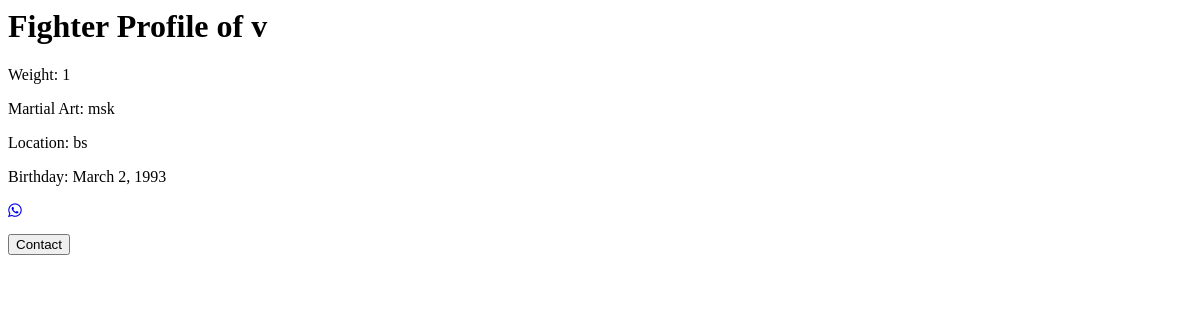
Before: /SparringsPartner24/fighter_profile/1/ with the older database file.
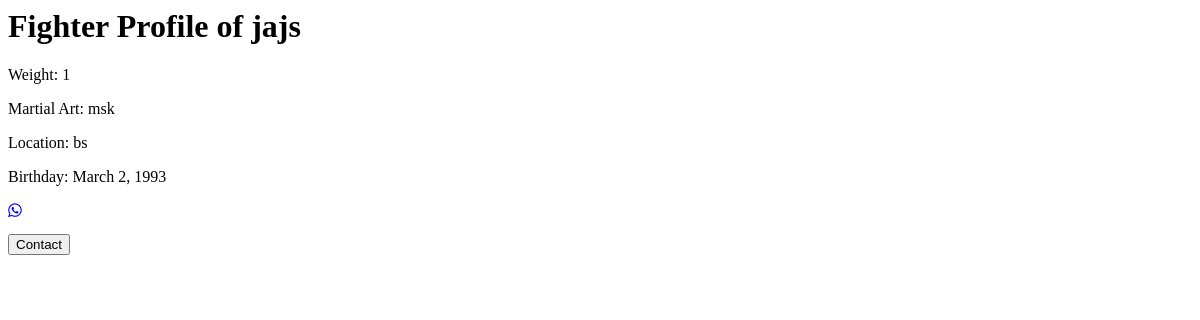
After: the same page with the newer database file.
### SparringsPartner24/models.py (models this page shows)
class FighterProfile(models.Model):
    userprofile = models.ForeignKey(UserProfile, on_delete=models.CASCADE, default=1)
    BirthDay = models.DateField(blank=True, null=True)
    Location = models.CharField(max_length=200, blank=True, null=True)
    Weight = models.IntegerField(blank=True, null=True)
    MartialArt = models.CharField(max_length=200, blank=True, null=True)
    Gym = models.CharField(max_length=300, blank=True, null=True)
    Trainer = models.CharField(max_length=200, blank=True, null=True)
    FightRecord = models.IntegerField(blank=True, null=True)

class UserProfile(models.Model):
    UserName = models.CharField(max_length=100)
    Password = models.CharField(max_length=100)
    MailAdress = models.EmailField()
    PhoneNumber = models.IntegerField(blank=True, null=True)

### SparringsPartner24/views.py (the view)
# urls.py: path('fighter_profile/<int:userprofile_id>/', views.fighter_profile, name='fighter_profile'),
def fighter_profile(request, userprofile_id):
    result = FighterProfile.objects.select_related("userprofile").get(pk=userprofile_id)
    return render(request, 'SparringsPartner24/fighter_profile.html', {'profile': result})

### SparringsPartner24/templates/SparringsPartner24/fighter_profile.html
<link rel="stylesheet" href="https://cdnjs.cloudflare.com/ajax/libs/font-awesome/4.7.0/css/font-awesome.min.css">
<div class="card">
    <h1>Fighter Profile of {{ profile.userprofile.UserName }}</h1>
    <p>Weight: {{ profile.Weight }}</p>
    <p>Martial Art: {{ profile.MartialArt }}</p>
    <p>Location: {{ profile.Location }}</p>
    <p>Birthday: {{ profile.BirthDay }}</p>
    <a href="#"><i class="fa fa-whatsapp"></i></a>
    <p><button>Contact</button></p>
  </div>

Changed rows visible on the page:
changed FighterProfile "msk": userprofile.UserName "v" → "jajs"
